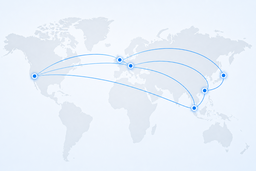
#> input picture scripts/world-map-source.png, 256 x 171 px, shrunk from 1536 x 1024 before the run, found by its file name
$ python build-world-map-base.py
#> lines starting #> are read from the running program, lines starting #| are printed output that depends on the picture; after the words box and inside, x2 and y2 are one past the last pixel; in counts of white or black regions, pixels touching at a corner belong together
"""Strip the baked-in route overlay from world-map.png so the map silhouette can
be reused as a plain base layer (nodes and arcs are drawn in SVG instead)."""

import numpy as np
from PIL import Image, ImageFilter

SRC = "scripts/world-map-source.png"
DST = "public/images/world-map-base.png"

# Node centres of the baked overlay, measured on the 1536x1024 source.
DOTS = [(206.9, 456.8), (717.4, 366.7), (780.7, 393.9), (1241.8, 534.0), (1340.3, 451.9), (1163.6, 642.7)]
DOT_RADIUS = 42


def box_pass(arr, radius, axis):
    if radius < 1:
        return arr
    arr = np.moveaxis(arr, axis, 0)
    pad = np.concatenate([np.repeat(arr[:1], radius, 0), arr, np.repeat(arr[-1:], radius, 0)])
    cum = np.concatenate([np.zeros((1,) + arr.shape[1:], np.float32), np.cumsum(pad, 0, dtype=np.float32)])
    out = (cum[2 * radius + 1 :] - cum[: -2 * radius - 1]) / (2 * radius + 1)
    return np.moveaxis(out, 0, axis)


def blur(arr, radius):
    """Three box passes approximate a Gaussian closely enough for this purpose."""
    out = arr.astype(np.float32)
    for _ in range(3):
        out = box_pass(box_pass(out, radius, 0), radius, 1)
    return out


def main():
    rgb = np.asarray(Image.open(SRC).convert("RGB")).astype(np.float32)
    h, w, _ = rgb.shape
#> h = 171; w = 256

    # The map itself is a desaturated pale blue; only the route overlay is strongly blue.
    mask = rgb[..., 2] - rgb[..., 0] > 28
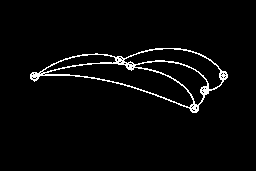
#> mask: shape (171, 256) bool; 3.1% white in thin lines or dots, all inside (x1, y1, x2, y2) = (30, 48, 228, 113)
    mask = np.asarray(Image.fromarray((mask * 255).astype(np.uint8)).filter(ImageFilter.MaxFilter(15))) > 0
#> mask: shape (171, 256) bool; 23.2% white; 1 white region, box (x1, y1, x2, y2) and area: (23, 41, 235, 120) 10148

    yy, xx = np.mgrid[0:h, 0:w]
    for cx, cy in DOTS:
        mask |= (xx - cx) ** 2 + (yy - cy) ** 2 <= DOT_RADIUS**2

    keep = (~mask).astype(np.float32)
    filled = rgb * keep[..., None]

    # Coarse-to-fine normalised convolution gives a rough fill...
    for radius in (64, 32, 16, 8, 4, 2, 1):
        den = blur(keep, radius)
        valid = mask & (den > 1e-4)
        for c in range(3):
            est = blur(filled[..., c] * keep, radius) / np.maximum(den, 1e-6)
            filled[..., c] = np.where(valid, est, filled[..., c])
#> this loop made 7 passes
#> pass 1, in box_pass, `out = (cum[2 * radius + 1 :] - cum[: -2 * radius - 1]) / (2 * radius +..`:
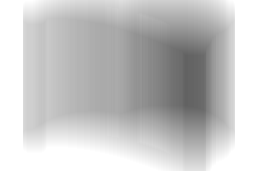
#> out: shape (171, 256) float32; min 0.388, max 1, mean 0.774
#> after the loop:
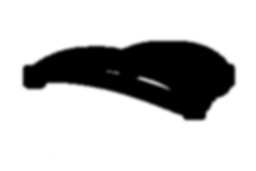
#> den: shape (171, 256) float32; min 0, max 1, mean 0.768
#> after the loop:
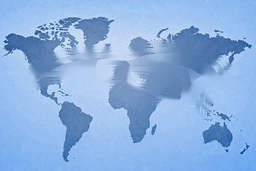
#> filled: shape (171, 256, 3) float32; mean R, G, B 234.6, 241.7, 250.4; drawn with min black and max white
#> after the loop:
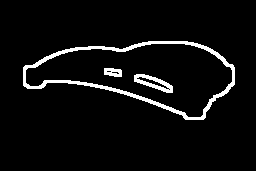
#> valid: shape (171, 256) bool; 5% white; 3 white regions, box (x1, y1, x2, y2) and area: (23, 41, 235, 120) 1764, (134, 74, 173, 93) 312, (104, 68, 122, 77) 126

    # ...which is then relaxed towards a harmonic fill so no seam shows at the mask edge.
    for radius, steps in ((2, 120), (1, 60)):
        for _ in range(steps):
            smoothed = blur(filled, radius)
            filled[mask] = smoothed[mask]
#> this loop made 2 passes
#> (radius, steps) on passes 1 to 2: (2, 120), (1, 60)
#> pass 1, in box_pass (call 169), `cum = np.concatenate([np.zeros((1,) + arr.shape[1:], np.float32), np.c..`:
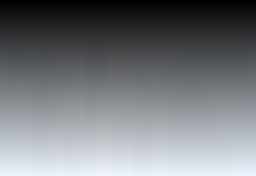
#> cum: shape (176, 256, 3) float32; mean of channels 0, 1, 2 20569.2, 21155.6, 21880.6; drawn with min black and max white
#> pass 1, in box_pass (call 170), `arr = np.moveaxis(arr, axis, 0)`:
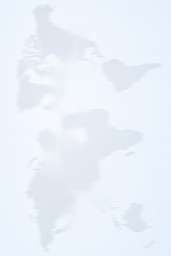
#> arr: shape (256, 171, 3) float32; mean of channels 0, 1, 2 234.6, 241.7, 250.3; drawn as R, G, B

    Image.fromarray(np.clip(filled, 0, 255).astype(np.uint8)).save(DST)
    print(f"{DST} written, {mask.sum()} px repainted")
#| public/images/world-map-base.png written, 10148 px repainted


if __name__ == "__main__":
    main()
